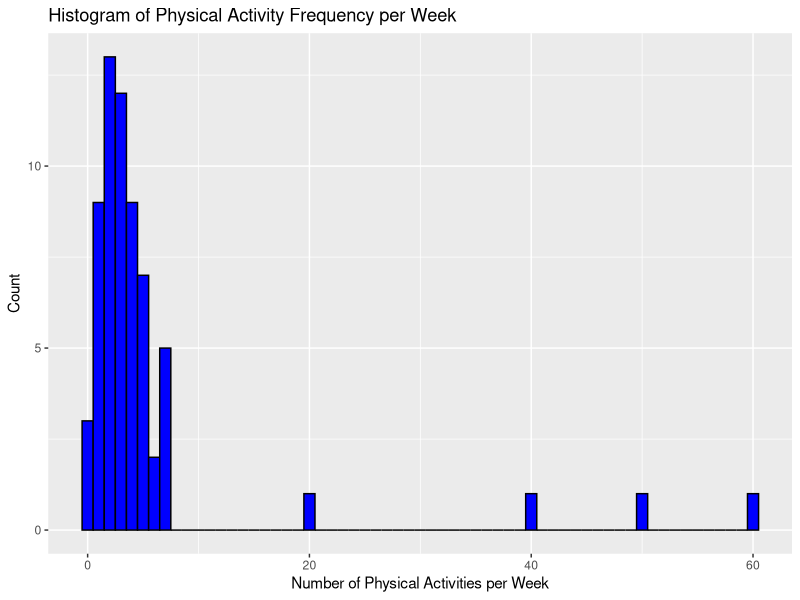
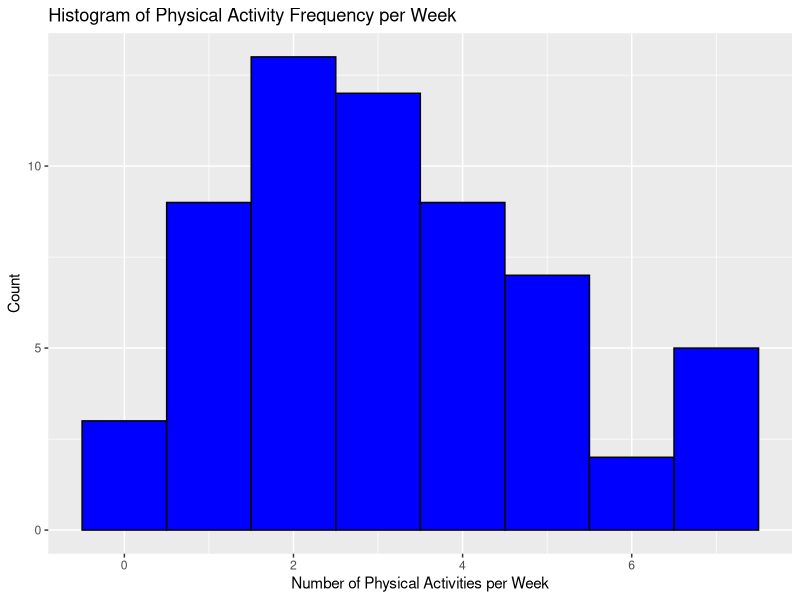
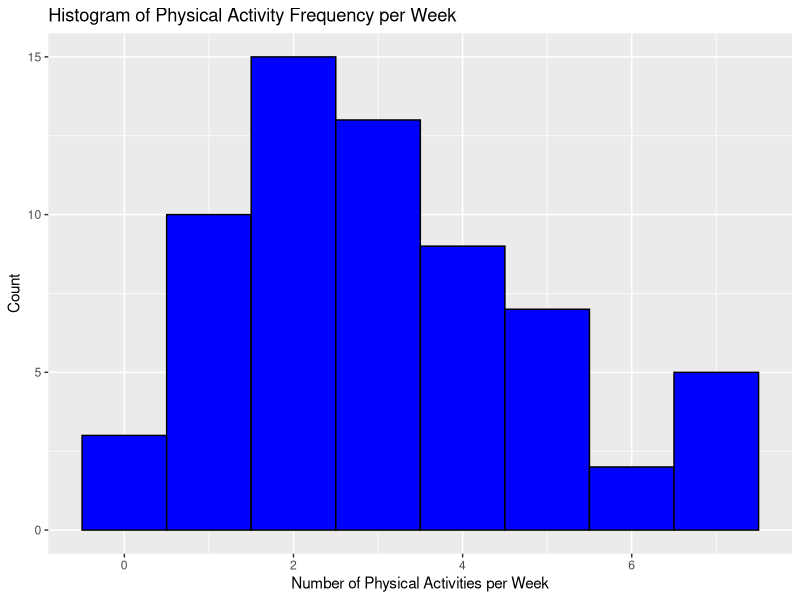
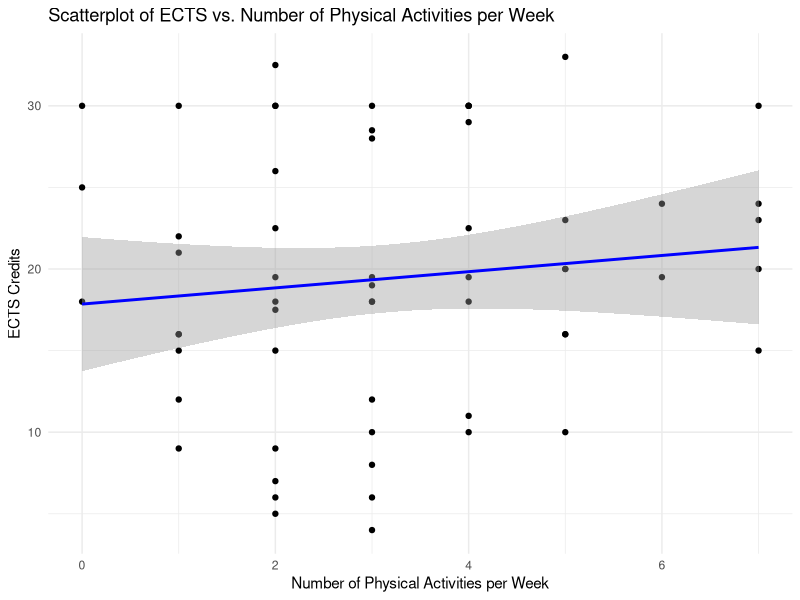
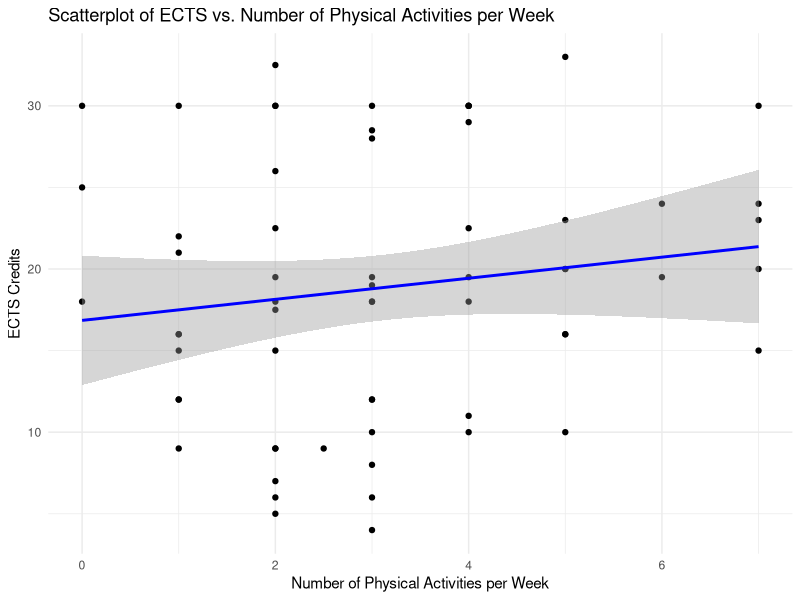
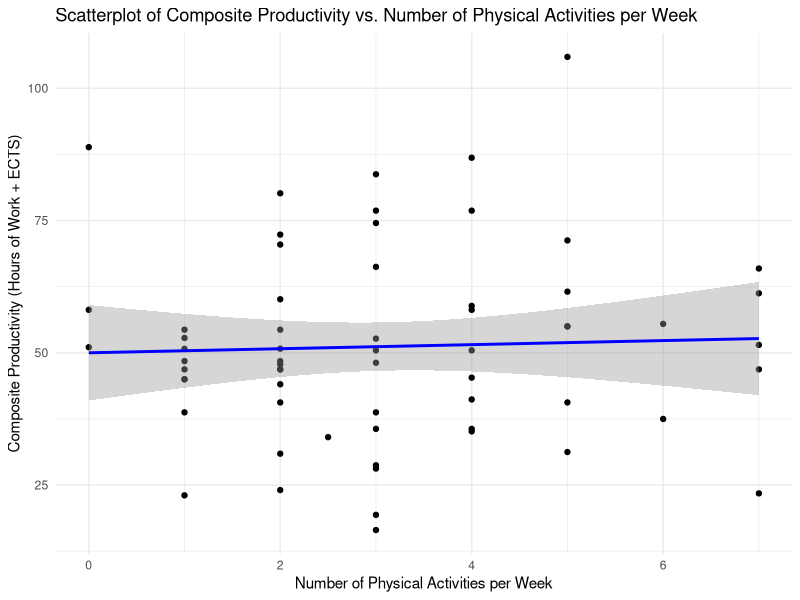
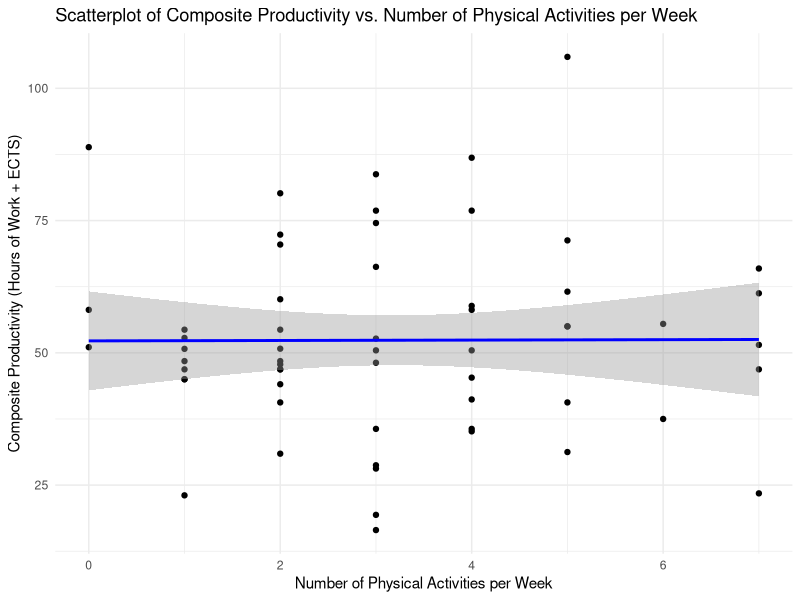
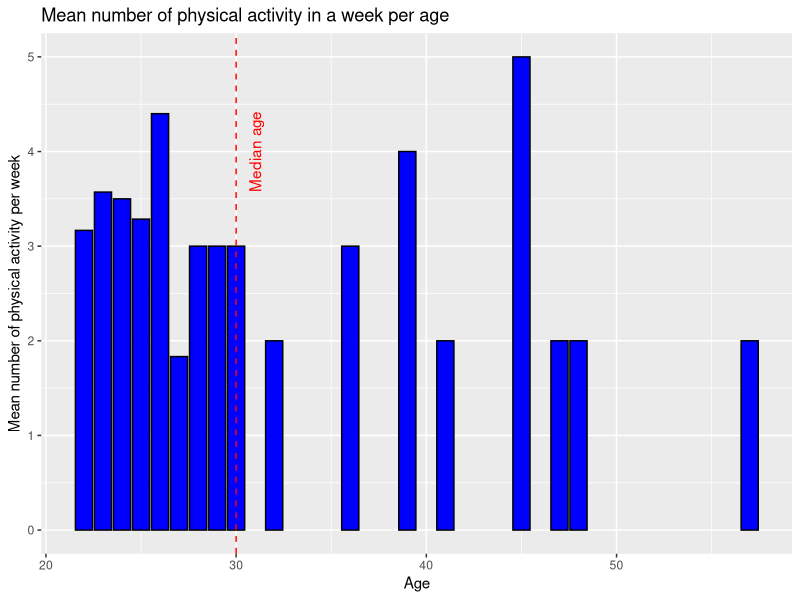

The R script that drew these images, in order:
## ---- chunk 1
knitr::opts_chunk$set(echo = TRUE)
library(tidyverse)
library(ggplot2)
library(dplyr)
library(tidyr)
library(survey)
library(knitr)
library(exactRankTests)
## ---- chunk 2
# Load the survey data
survey_data <- read.csv("group14.csv", header=TRUE)
names(survey_data) <- c("Gender", "Age", "Studies", 
                        "NumberOfPhysicalActivityPerWeek", 
                        "TypeOfPhysicalActivity", 
                        "WorkStudy")

# Split WorkStudy into ECTS and HoursOfWork
survey_data <- separate(survey_data, 
                        "WorkStudy", 
                        c("ECTS", "HoursOfWork"), sep=";")

# unify different comma representations for ECTS before coercion
survey_data$ECTS <- as.numeric(sub(",", ".", survey_data$ECTS, fixed = TRUE))
survey_data$HoursOfWork <- as.numeric(survey_data$HoursOfWork)
survey_data$NumberOfPhysicalActivityPerWeek <- as.numeric(
  survey_data$NumberOfPhysicalActivityPerWeek)

# Display the data
kable(head(survey_data), caption = "Survey data set")
## ---- chunk 3
# Histogram of Physical Activity Frequency
ggplot(survey_data, aes(x = NumberOfPhysicalActivityPerWeek)) +
  geom_histogram(binwidth = 1, fill = "blue", color = "black") +
  labs(title = "Histogram of Physical Activity Frequency per Week",
       x = "Number of Physical Activities per Week",
       y = "Count")
## ---- chunk 4
Q1 <- quantile(survey_data$NumberOfPhysicalActivityPerWeek, 0.25, na.rm = TRUE)
Q3 <- quantile(survey_data$NumberOfPhysicalActivityPerWeek, 0.75, na.rm = TRUE)
IQR <- Q3 - Q1

lower_bound <- Q1 - 1.5 * IQR
upper_bound <- Q3 + 1.5 * IQR

survey_data_no_outliers <- survey_data %>%
  filter(NumberOfPhysicalActivityPerWeek >= lower_bound & NumberOfPhysicalActivityPerWeek <= upper_bound)

kable(head(survey_data_no_outliers), 
      caption = "Data with removed outliers in physical activity")
## ---- chunk 5
ggplot(survey_data_no_outliers, aes(x = NumberOfPhysicalActivityPerWeek)) +
  geom_histogram(binwidth = 1, fill = "blue", color = "black") +
  labs(title = "Histogram of Physical Activity Frequency per Week",
       x = "Number of Physical Activities per Week",
       y = "Count")
## ---- chunk 6
Q1 <- quantile(survey_data$NumberOfPhysicalActivityPerWeek, 0.25, na.rm = TRUE)
Q3 <- quantile(survey_data$NumberOfPhysicalActivityPerWeek, 0.75, na.rm = TRUE)
IQR <- Q3 - Q1

lower_bound <- Q1 - 1.5 * IQR
upper_bound <- Q3 + 1.5 * IQR

survey_data_transformed <- survey_data %>%
  mutate(NumberOfPhysicalActivityPerWeek = ifelse(
    NumberOfPhysicalActivityPerWeek < lower_bound | NumberOfPhysicalActivityPerWeek > upper_bound,
    NumberOfPhysicalActivityPerWeek / 20,
    NumberOfPhysicalActivityPerWeek
  ))

kable(head(survey_data_transformed), 
      caption = "Data with transformed physical activity")

# transofrm ects to work hours per week
survey_data_transformed <- survey_data_transformed %>%
  mutate(hours_of_work_ects = ECTS * 25 / 16)
survey_data_no_outliers <- survey_data_no_outliers %>%
  mutate(hours_of_work_ects = ECTS * 25 / 16)
# Create the composite measure
survey_data_transformed <- survey_data_transformed %>%
  mutate(CompositeProductivity = hours_of_work_ects + HoursOfWork)

survey_data_no_outliers <- survey_data_no_outliers %>%
  mutate(CompositeProductivity = hours_of_work_ects + HoursOfWork)
## ---- chunk 7
ggplot(survey_data_transformed, aes(x = NumberOfPhysicalActivityPerWeek)) +
  geom_histogram(binwidth = 1, fill = "blue", color = "black") +
  labs(title = "Histogram of Physical Activity Frequency per Week",
       x = "Number of Physical Activities per Week",
       y = "Count")
## ---- chunk 8
summary_stats_transformed <- survey_data_transformed %>%
  group_by(NumberOfPhysicalActivityPerWeek) %>%
  summarise(
    Mean_ECTS = mean(ECTS, na.rm = TRUE),
    Mean_HoursOfWork = mean(HoursOfWork, na.rm = TRUE),
    SD_ECTS = sd(ECTS, na.rm = TRUE),
    SD_HoursOfWork = sd(HoursOfWork, na.rm = TRUE)
  )
summary_stats_no_outliers <- survey_data_no_outliers %>%
  group_by(NumberOfPhysicalActivityPerWeek) %>%
  summarise(
    Mean_ECTS = mean(ECTS, na.rm = TRUE),
    Mean_HoursOfWork = mean(HoursOfWork, na.rm = TRUE),
    SD_ECTS = sd(ECTS, na.rm = TRUE),
    SD_HoursOfWork = sd(HoursOfWork, na.rm = TRUE)
  )
## ---- chunk 9
kable(summary_stats_transformed, 
      caption = "Summary statistics transformed data")
## ---- chunk 10
kable(summary_stats_no_outliers, 
      caption = "Summary statistics no outliers in physical activities")
## ---- chunk 11

model_transformed_ects <- lm(ECTS ~ NumberOfPhysicalActivityPerWeek, data = survey_data_transformed)
summary(model_transformed_ects)

model_no_outliers_ects <- lm(ECTS ~ NumberOfPhysicalActivityPerWeek, data = survey_data_no_outliers)
summary(model_no_outliers_ects)

model_transformed_HoursOfWork <- lm(HoursOfWork ~ NumberOfPhysicalActivityPerWeek, data = survey_data_transformed)
summary(model_transformed_HoursOfWork)

model_no_outliers_HoursOfWork <- lm(HoursOfWork ~ NumberOfPhysicalActivityPerWeek, data = survey_data_no_outliers)
summary(model_no_outliers_HoursOfWork)

model_transformed_HoursOfWork <- lm(NumberOfPhysicalActivityPerWeek ~ CompositeProductivity, data = survey_data_transformed)
summary(model_transformed_HoursOfWork)

model_no_outliers_HoursOfWork <- lm(  NumberOfPhysicalActivityPerWeek ~ CompositeProductivity, data = survey_data_no_outliers)
summary(model_no_outliers_HoursOfWork)

## ---- chunk 12

survey_design_no_outliers <- svydesign(id = ~1, data = survey_data_no_outliers, weights = ~1)
model_original <- svyglm(ECTS ~ NumberOfPhysicalActivityPerWeek + HoursOfWork, design = survey_design_no_outliers)
summary(model_original)

survey_design_transformed <- svydesign(id = ~1, data = survey_data_transformed, weights = ~1)
model_transformed <- svyglm(ECTS ~ NumberOfPhysicalActivityPerWeek + HoursOfWork, design = survey_design_transformed)
summary(model_transformed)
## ---- chunk 13
# Create a scatterplot of ECTS vs. NumberOfPhysicalActivityPerWeek with regression line
ggplot(survey_data_no_outliers, aes(x = NumberOfPhysicalActivityPerWeek, y = ECTS)) +
  geom_point() +
  geom_smooth(method = "lm", formula = y ~ x, se = TRUE, color = "blue") +
  labs(title = "Scatterplot of ECTS vs. Number of Physical Activities per Week",
       x = "Number of Physical Activities per Week",
       y = "ECTS Credits") +
  theme_minimal()

ggplot(survey_data_transformed, aes(x = NumberOfPhysicalActivityPerWeek, y = ECTS)) +
  geom_point() +
  geom_smooth(method = "lm", formula = y ~ x, se = TRUE, color = "blue") +
  labs(title = "Scatterplot of ECTS vs. Number of Physical Activities per Week",
       x = "Number of Physical Activities per Week",
       y = "ECTS Credits") +
  theme_minimal()

ggplot(survey_data_transformed, aes(x = NumberOfPhysicalActivityPerWeek, y = CompositeProductivity)) +
  geom_point() +
  geom_smooth(method = "lm", formula = y ~ x, se = TRUE, color = "blue") +
  labs(title = "Scatterplot of Composite Productivity vs. Number of Physical Activities per Week",
       x = "Number of Physical Activities per Week",
       y = "Composite Productivity (Hours of Work + ECTS)") +
  theme_minimal()
ggplot(survey_data_no_outliers, aes(x = NumberOfPhysicalActivityPerWeek, y = CompositeProductivity)) +
  geom_point() +
  geom_smooth(method = "lm", formula = y ~ x, se = TRUE, color = "blue") +
  labs(title = "Scatterplot of Composite Productivity vs. Number of Physical Activities per Week",
       x = "Number of Physical Activities per Week",
       y = "Composite Productivity (Hours of Work + ECTS)") +
  theme_minimal()

## ---- chunk 14
survey_data_grouped_age <- survey_data_no_outliers %>%
  group_by(Age) %>%
  summarise(Mean_PhysicalActivity = mean(NumberOfPhysicalActivityPerWeek))

ggplot(survey_data_grouped_age, aes(x = Age, y = Mean_PhysicalActivity)) +
  geom_col(fill = "blue", color = "black") +
  geom_vline(xintercept = median(survey_data_grouped_age$Age), 
             linetype = "dashed", 
             color = "red") +
  annotate("text", 
           x=median(survey_data_grouped_age$Age)+1, 
           y=4, 
           label="Median age", 
           angle=90, 
           color="red") +
  labs(title = "Mean number of physical activity in a week per age",
       x = "Age",
       y = "Mean number of physical activity per week")
## ---- chunk 15
# no outlier survey data set
survey_data_no_outliers$AgeGroup <- 
  as.factor(
    ifelse(survey_data_no_outliers$Age > median(survey_data_no_outliers$Age), 
         "over", "under")
  )

# transformed survey data set
survey_data_transformed$AgeGroup <- 
  as.factor(
    ifelse(survey_data_transformed$Age > median(survey_data_transformed$Age), 
         "over", "under")
  )
## ---- chunk 16
survey_data_combined <- tibble(
  AgeGroup = c(survey_data_transformed$AgeGroup, 
               survey_data_no_outliers$AgeGroup),
  
  PhysicalActivity = c(survey_data_transformed$NumberOfPhysicalActivityPerWeek, 
                       survey_data_no_outliers$NumberOfPhysicalActivityPerWeek),
  
  Method = c(rep("Transformed", length(survey_data_transformed$AgeGroup)),
             rep("No Outlier", length(survey_data_no_outliers$AgeGroup)))
)
## ---- chunk 17
ggplot(survey_data_combined, aes(x = AgeGroup, fill = AgeGroup)) +
  geom_bar(stat="count", color = "black") +
  labs(title = "Balance of observations per age group",
       x = "Age group",
       y = "Count") +
  facet_wrap(~ Method) +
  theme(legend.position = "none")
## ---- chunk 18
data_outlier_agegroup <- survey_data_no_outliers %>%
  group_by(AgeGroup) %>%
  summarise(mean_PhysicalActivity = mean(NumberOfPhysicalActivityPerWeek, 
                                         na.rm = TRUE))

ggplot(data_outlier_agegroup, 
  aes(x = AgeGroup, y = mean_PhysicalActivity, fill = AgeGroup)) +
  geom_col(color = "black") +
  labs(title = "Change of mean number of physical activity per week per age",
       subtitle = "with no outlier data",
       x = "Age",
       y = "Mean number of physical activity per week") +
  theme(legend.position = "none")
## ---- chunk 19
data_transformed_agegroup <- survey_data_transformed %>%
  group_by(AgeGroup) %>%
  summarise(mean_PhysicalActivity = mean(NumberOfPhysicalActivityPerWeek, 
                                         na.rm = TRUE))

ggplot(data_transformed_agegroup, 
  aes(x = AgeGroup, y = mean_PhysicalActivity, fill = AgeGroup)) +
  geom_col(color = "black") +
  labs(title = "Change of mean number of physical activity per week per age",
       subtitle = "with transformed data",
       x = "Age",
       y = "Mean number of physical activity per week") +
  theme(legend.position = "none")
## ---- chunk 20
summary_stats_transformed_rq2 <- survey_data_transformed %>%
  group_by(AgeGroup) %>%
  summarise(
    Mean_physical = mean(NumberOfPhysicalActivityPerWeek, na.rm = TRUE),
    Median_physical = median(NumberOfPhysicalActivityPerWeek, na.rm = TRUE),
  )

summary_stats_no_outliers_rq2 <- survey_data_no_outliers %>%
  group_by(AgeGroup) %>%
  summarise(
    Mean_physical = mean(NumberOfPhysicalActivityPerWeek, na.rm = TRUE),
    Median_physical = median(NumberOfPhysicalActivityPerWeek, na.rm = TRUE),
  )
## ---- chunk 21
# combine into one df
summary_stats_rq2 <- tibble(
  AgeGroup = c(summary_stats_no_outliers_rq2$AgeGroup, 
               summary_stats_transformed_rq2$AgeGroup),
  
  Mean = c(summary_stats_no_outliers_rq2$Mean_physical, 
           summary_stats_transformed_rq2$Mean_physical),
  
  Median = c(summary_stats_no_outliers_rq2$Median_physical, 
             summary_stats_transformed_rq2$Median_physical),
  
  Method = c(rep("Transform", length(summary_stats_no_outliers_rq2$AgeGroup)), 
             rep("No Outlier", length(summary_stats_transformed_rq2$AgeGroup)))
)
## ---- chunk 22
ggplot(summary_stats_rq2, aes(x = AgeGroup, y = Median, fill = AgeGroup)) +
  geom_col(color = "black") +
  labs(
    title = "Median number of physical activities in age groups per methods",
    x = "Age groups",
    y = "Median") +
  theme(legend.position = "none") +
  facet_wrap(~ Method)
## ---- chunk 23
ggplot(summary_stats_rq2, aes(x = AgeGroup, y = Mean, fill = AgeGroup)) +
  geom_col(color = "black") +
  labs(
    title = "Mean number of physical activities in age groups per methods",
    x = "Age groups",
    y = "Mean") +
  theme(legend.position = "none") +
  facet_wrap(~ Method)
## ---- chunk 24
ggplot(survey_data_combined, 
       aes(x = AgeGroup, 
           y = PhysicalActivity, 
           fill = AgeGroup)) +
  geom_boxplot() +
  labs(
    title = "Distribution of physical activities per week by age group",
    x = "Age Group", 
    y = "Activities per Week") +
  facet_wrap(~ Method) +
  theme(legend.position = "none")
## ---- chunk 25
shapiro.test(
  survey_data_transformed$NumberOfPhysicalActivityPerWeek[survey_data_transformed$AgeGroup == "under"])

shapiro.test(
  survey_data_transformed$NumberOfPhysicalActivityPerWeek[survey_data_transformed$AgeGroup == "over"])
## ---- chunk 26
shapiro.test(
  survey_data_no_outliers$NumberOfPhysicalActivityPerWeek[survey_data_no_outliers$AgeGroup == "under"])

shapiro.test(
  survey_data_no_outliers$NumberOfPhysicalActivityPerWeek[survey_data_no_outliers$AgeGroup == "over"])
## ---- chunk 27
wilcox.test(
  NumberOfPhysicalActivityPerWeek ~ AgeGroup, 
  data = survey_data_transformed
)

wilcox.test(
  NumberOfPhysicalActivityPerWeek ~ AgeGroup, 
  data = survey_data_no_outliers
)
## ---- chunk 28
model_transformed_rq2 <- lm(NumberOfPhysicalActivityPerWeek ~ AgeGroup, 
                     data = survey_data_transformed)
summary(model_transformed_rq2)

model_outliers_rq2 <- lm(NumberOfPhysicalActivityPerWeek ~ AgeGroup, 
                     data = survey_data_no_outliers)
summary(model_outliers_rq2)
## ---- chunk 29
# Load the survey data
survey_data <- read.csv("group14.csv", header=TRUE)
names(survey_data) <- c("Gender", "Age", "Studies", "NumberOfPhysicalActivityPerWeek", "TypeOfPhysicalActivity", "WorkStudy")

# Split WorkStudy into ECTS and HoursOfWork
survey_data <- separate(survey_data, "WorkStudy", c("ECTS", "HoursOfWork"), sep=";")

# Fix comma seperated numbers like 17,5 to 17.5 in order to not create NA values
survey_data$ECTS <- as.numeric(str_replace(survey_data$ECTS, ",", "."))
survey_data$ECTS <- survey_data$ECTS %>%
  replace(is.na(.), 0)

survey_data$HoursOfWork <- as.numeric(survey_data$HoursOfWork)

# We have 2 invalid inputs, "not often" and "Sunday", both resulting in a NA
# "Sunday" will be translated to 1, as we can assume, that if the person did sports more than once a week, they would
# have input more days
# However, not often is too weak to make a correct assumptions, which we therefor delete the entry
survey_data$NumberOfPhysicalActivityPerWeek <- str_replace(survey_data$NumberOfPhysicalActivityPerWeek, "Sunday", "1")
survey_data$NumberOfPhysicalActivityPerWeek <- as.numeric(survey_data$NumberOfPhysicalActivityPerWeek)
survey_data <- survey_data %>%
  filter(!is.na(NumberOfPhysicalActivityPerWeek))

# 1 ECTS = 25 Hours, Approximately 16 weeks per semester
survey_data$WeeklyHours <- survey_data$HoursOfWork + ((survey_data$ECTS*25)/16)

r3_data <- survey_data %>%
  select(NumberOfPhysicalActivityPerWeek, TypeOfPhysicalActivity, HoursOfWork)
## ---- chunk 30
r3_data <- r3_data %>%
  mutate(Category = if_else(HoursOfWork==0, "Full-Time Student", "Working Student"))

r3_data %>%
  ggplot(aes(x=Category, fill=Category)) +
  geom_histogram(stat = "count") +
  geom_text(stat = "count", aes(label = ..count..), vjust = -0.2, size = 5) +
  labs(
    title = "Number of Full-Time Students and Working Students",
    x = "Category",
    y = "Count"
  ) +
  theme(legend.position = "none")
## ---- chunk 31
r3_data <- r3_data %>%
  mutate(SubCategory = case_when(
    HoursOfWork == 0 ~ "0",
    0 != HoursOfWork & HoursOfWork <= 10 ~ "1-10h",
    10 < HoursOfWork & HoursOfWork <= 20 ~ "11-20h",
    20 < HoursOfWork & HoursOfWork <= 30 ~ "21-30h",
    30 < HoursOfWork ~ "30h+"
  ))

r3_data %>%
  ggplot(aes(x=SubCategory, fill=SubCategory)) +
  geom_histogram(stat = "count") +
  geom_text(stat = "count", aes(label = ..count..), vjust = -0.2, size = 5) +
  labs(
    title = "Number of students based on SubCategory",
    x = "SubCategory",
    y = "Count"
  ) +
  theme(legend.position = "none")
## ---- chunk 32
types_of_physcial_activity <- c("StrengthTraining", "Cardio", "RecreationalActivities", "BallSports", "FlexibilityAndMobilit", "MartialArt", "Other")

r3_data <- r3_data %>%
  mutate(StrengthTraining = if_else(str_detect(TypeOfPhysicalActivity, "Strength Training"), 1, 0),
         Cardio = if_else(str_detect(TypeOfPhysicalActivity, "Cardio"), 1, 0),
         RecreationalActivities = if_else(str_detect(TypeOfPhysicalActivity, "Recreational Activities"), 1, 0),
         BallSports = if_else(str_detect(TypeOfPhysicalActivity, "Ball Sports"), 1, 0),
         FlexibilityAndMobilit = if_else(str_detect(TypeOfPhysicalActivity, "Flexibility and Mobilit"), 1, 0),
         MartialArt = if_else(str_detect(TypeOfPhysicalActivity, "Martial Art"), 1, 0),
         Other = if_else(str_detect(TypeOfPhysicalActivity, "Other"), 1, 0)
         ) %>%
  select(-TypeOfPhysicalActivity)

r3_data <- r3_data %>%
  mutate(NumberOfDifferentActivity = rowSums(r3_data[, types_of_physcial_activity]))

## ---- chunk 33
r3_data %>%
  group_by(Category) %>%
  summarize(
    MeanNumberOfDifferentActivity=mean(NumberOfDifferentActivity)
  )

r3_data %>%
  group_by(SubCategory) %>%
  summarize(
    MeanNumberOfDifferentActivity=mean(NumberOfDifferentActivity)
  )
## ---- chunk 34
shapiro.test(
  r3_data$NumberOfDifferentActivity[r3_data$Category == "Full-Time Student"])

shapiro.test(
  r3_data$NumberOfDifferentActivity[r3_data$Category == "Working Student"])
## ---- chunk 35
p_value_base <- wilcox.test(NumberOfDifferentActivity ~ Category, data = r3_data)
p_value_base
## ---- chunk 36
r3_data$SubCategory <- as.factor(r3_data$SubCategory)

r3_group1 <- r3_data %>% 
  filter(SubCategory=="0" | SubCategory=="1-10h")

r3_group2 <- r3_data %>% 
  filter(SubCategory=="0" | SubCategory=="11-20h")

r3_group3 <- r3_data %>% 
  filter(SubCategory=="0" | SubCategory=="21-30h")

r3_group4 <- r3_data %>% 
  filter(SubCategory=="0" | SubCategory=="30h+")

p_value_group1 <- wilcox.exact(NumberOfDifferentActivity ~ SubCategory, data = r3_group1, exact = TRUE)
p_value_group2 <- wilcox.exact(NumberOfDifferentActivity ~ SubCategory, data = r3_group2, exact = TRUE)
p_value_group3 <- wilcox.exact(NumberOfDifferentActivity ~ SubCategory, data = r3_group3, exact = TRUE)
p_value_group4 <- wilcox.exact(NumberOfDifferentActivity ~ SubCategory, data = r3_group4, exact = TRUE)

df <- data.frame(
  Group = c("Full-Time Student vs. Working Student", "1-10h", "11-20h", "21-30h", "30h+"),
  p_value = c(p_value_base$p.value, p_value_group1$p.value, p_value_group2$p.value, p_value_group3$p.value, p_value_group4$p.value)
)

df
